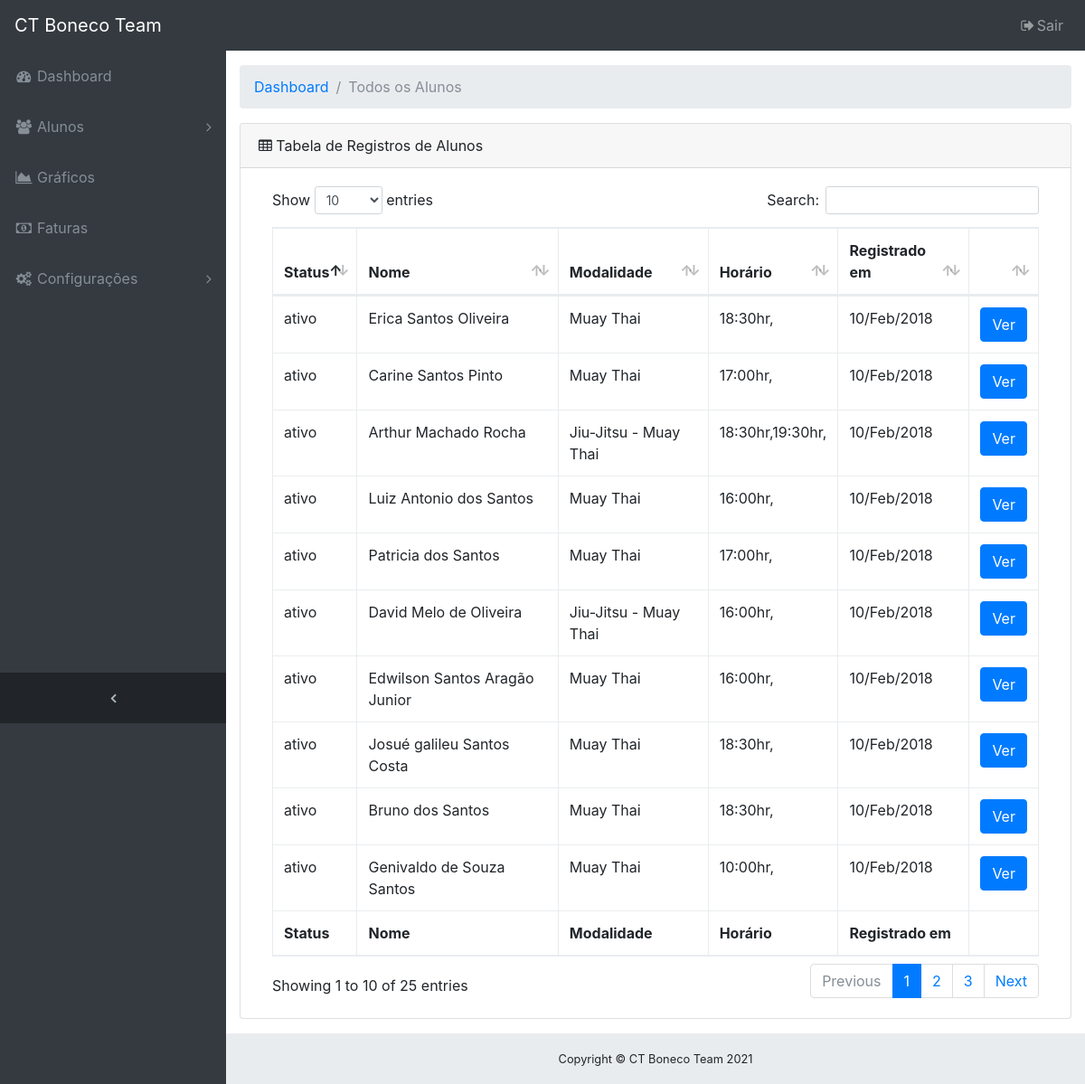
The page /admin/alunos.php (signed in) on the database its author committed.
### tables this page shows
CREATE TABLE `dot_aluno` (
  `id` int(11) NOT NULL,
  `nome` varchar(100) DEFAULT NULL,
  `rg` varchar(100) DEFAULT NULL,
  `data_nasc` date DEFAULT NULL,
  `end` varchar(250) DEFAULT NULL,
  `fone` varchar(15) DEFAULT NULL,
  `mail` varchar(50) DEFAULT NULL,
  `data_cad` date DEFAULT NULL,
  `muay_thai` text,
  `bjj` text,
  `horario` varchar(25) DEFAULT NULL,
  `status` varchar(50) DEFAULT 'ativo',
  `data_venc` text,
  `thumb` varchar(200) DEFAULT NULL,
  `valor_MT` text,
  `valor_Bjj` text
);

### classes/Aluno.class.php (called while the page is built, shortened)
<?php
include_once "Conexao.class.php";
include_once "Funcoes.class.php";
class Aluno{
	private $con;
	public function __construct(){
		$this->con = new Conexao();
	}
	public function querySelectAlu(){
		try{
			$cst = $this->con->conectar()->prepare("SELECT `id`, `nome`, `rg`, `data_nasc`, `end`, `fone`, `mail`, `data_cad`, `muay_thai`, `bjj`, `horario`, `status`, `data_venc`, `thumb`, `valor_MT`, `valor_Bjj` FROM `dot_aluno`");
			$cst->execute();
			return $cst->fetchAll();
		}catch(PDOException $e){
			return 'Error: '.$e->getMessage();
		}
	}
}
?>

### classes/Conexao.class.php (called while the page is built)
<?php
class Conexao{
	private $usuario;
	private $senha;
	private $banco;
	private $servidor;
	private static $pdo;
	public function __construct(){
		$this->servidor = "mysql.webforall.pro";
		$this->banco = "webforall";
		$this->usuario = "webforall";
		$this->senha = "ctb024685CTB";
	}
	public function conectar(){
		try{
			if(is_null(self::$pdo)){
				self::$pdo = new PDO("mysql:host=".$this->servidor.";dbname=".$this->banco, $this->usuario, $this->senha);
			}
			return self::$pdo;
		}catch(PDOException $e){
			echo 'Error: '.$e->getMessage();
		}
	}
}
?>

### classes/Funcoes.class.php (called while the page is built, shortened)
<?php
class Funcoes{
	public function tratarCaracter($vlr, $tipo){
		switch($tipo){
			case 2: $rst = htmlentities($vlr, ENT_QUOTES, "ISO-8859-1"); break;
		}
		return $rst;
	}
	public function base64($vlt, $n){
		switch($n){
			case 1: return base64_encode($vlt); break;
		}
	}
}
?>

### admin/alunos.php (the view, shortened to what this page needs)
<?php
require_once "../classes/Aluno.class.php";
require_once "../classes/Funcoes.class.php";
$objAluno = new Aluno();
$objFc = new Funcoes();
?>
<?php include "header.php"; ?>
  <div class="content-wrapper">
    <div class="container-fluid">
      <ol class="breadcrumb">
        <li class="breadcrumb-item">
          <a href="index.php">Dashboard</a>
        </li>
        <li class="breadcrumb-item active">Todos os Alunos</li>
      </ol>
      <div class="card mb-3">
        <div class="card-header">
          <i class="fa fa-table"></i> Tabela de Registros de Alunos</div>
        <div class="card-body">
          <div class="table-responsive">
            <table class="table table-bordered table-hover" id="dataTable" width="100%" cellspacing="0">
              <thead>
                <tr>
                  <th>Status</th>
                  <th>Nome</th>
                  <th>Modalidade</th>
                  <th>Horário</th>
                  <th>Registrado em</th>
                  <th> </th>
                </tr>
              </thead>
              <tfoot>
                <tr>
                  <th>Status</th>
                  <th>Nome</th>
                  <th>Modalidade</th>
                  <th>Horário</th>
                  <th>Registrado em</th>
                  <th> </th>
                </tr>
              </tfoot>
              <tbody>
                <?php foreach($objAluno->querySelectAlu() as $rst){ ?>
                <tr>
                  <td><?=$objFc->tratarCaracter($rst['status'], 2)?></td>
                  <td><?=$objFc->tratarCaracter($rst['nome'], 2)?></td>
                  <td>
                      <?php
                        $bjj = $rst['bjj'];
                        $muayThai = $rst['muay_thai'];
                        if($bjj == "sim"){
                            echo " Jiu-Jitsu ";
                        }
                        if(($bjj == "sim") && ($muayThai == "sim")){
                            echo " - ";
                        }
                        if($muayThai == "sim"){
                            echo " Muay Thai ";
                        }
                      ?>
                  </td>
                  <td> <?=$objFc->tratarCaracter($rst['horario'], 2)?>
                  </td>
                  <td><?php echo date_format(new DateTime($rst['data_cad']), "d/M/Y");?></td>
                  <td><a href="aluno-ver.php?acao=edit&func=<?=$objFc->base64($rst['id'], 1)?>" class="btn btn-primary btn-block"> Ver </a>
                  </td>
                </tr>
                <?php } ?>
              </tbody>
            </table>
          </div>
        </div>
      </div>
    </div>
    <?php include "footer.php"; ?>

### admin/header.php (shortened to what this page needs)
<!DOCTYPE html>
<html lang="en">
<head>
  <link href="css/custom.css" rel="stylesheet" type="text/css">
  <link href="vendor/bootstrap/css/bootstrap.min.css" rel="stylesheet">
  <link href="vendor/font-awesome/css/font-awesome.min.css" rel="stylesheet" type="text/css">
  <link href="vendor/datatables/dataTables.bootstrap4.css" rel="stylesheet">
  <link href="css/sb-admin.css" rel="stylesheet">
</head>
<body class="fixed-nav sticky-footer bg-dark" id="page-top">
  <nav class="navbar navbar-expand-lg navbar-dark bg-dark fixed-top" id="mainNav">
    <a class="navbar-brand" href="index.php">CT Boneco Team</a>
    <div class="collapse navbar-collapse" id="navbarResponsive">
      <ul class="navbar-nav navbar-sidenav" id="exampleAccordion">
        <li class="nav-item" data-toggle="tooltip" data-placement="right" title="Dashboard">
          <a class="nav-link" href="index.php">
            <i class="fa fa-fw fa-dashboard"></i>
            <span class="nav-link-text">Dashboard</span>
          </a>
        </li>
        <li class="nav-item" data-toggle="tooltip" data-placement="right" title="Alunos">
          <a class="nav-link nav-link-collapse collapsed" data-toggle="collapse" href="#collapseAlunos" data-parent="#exampleAccordion">
            <i class="fa fa-fw fa-users"></i>
            <span class="nav-link-text">Alunos</span>
          </a>
        </li>
        <li class="nav-item" data-toggle="tooltip" data-placement="right" title="Gráficos">
          <a class="nav-link" href="graficos.php">
            <i class="fa fa-fw fa-area-chart"></i>
            <span class="nav-link-text">Gráficos</span>
          </a>
        </li>
        <li class="nav-item" data-toggle="tooltip" data-placement="right" title="Faturas">
          <a class="nav-link" href="faturas.php">
            <i class="fa fa-fw fa-money"></i>
            <span class="nav-link-text">Faturas</span>
          </a>
        </li>
        <li class="nav-item" data-toggle="tooltip" data-placement="right" title="Configurações">
          <a class="nav-link nav-link-collapse collapsed" data-toggle="collapse" href="#collapseConfiguracoes" data-parent="#exampleAccordion">
            <i class="fa fa-fw fa-gears"></i>
            <span class="nav-link-text">Configurações</span>
          </a>
        </li>
      </ul>
      <ul class="navbar-nav sidenav-toggler">
        <li class="nav-item">
          <a class="nav-link text-center" id="sidenavToggler">
            <i class="fa fa-fw fa-angle-left"></i>
          </a>
        </li>
      </ul>
      <ul class="navbar-nav ml-auto">
        <li class="nav-item">
          <a class="nav-link" data-toggle="modal" data-target="#exampleModal">
            <i class="fa fa-fw fa-sign-out"></i>Sair</a>
        </li>
      </ul>
    </div>
  </nav>

### admin/footer.php (shortened to what this page needs)
<footer class="sticky-footer">
      <div class="container">
        <div class="text-center">
          <small>Copyright © CT Boneco Team <?php $ano = date ("Y"); echo $ano ?></small>
        </div>
      </div>
    </footer>
  </div>
</body>
</html>

### css/sb-admin.css (style rules this page uses)
html { position: relative; min-height: 100%; }
body { overflow-x: hidden; }
body.sticky-footer { margin-bottom: 56px; }
body.sticky-footer .content-wrapper { min-height: calc(100vh - 56px - 56px); }
body.fixed-nav { padding-top: 56px; }
.content-wrapper { min-height: calc(100vh - 56px); padding-top: 1rem; }
#mainNav .navbar-collapse { overflow: auto; max-height: 75vh; }
#mainNav .navbar-collapse .navbar-nav .nav-item .nav-link { cursor: pointer; }
#mainNav .navbar-collapse .navbar-sidenav .nav-link-collapse:after { float: right; content: '\f107'; font-family: 'FontAwesome'; }
#mainNav .navbar-collapse .navbar-sidenav .nav-link-collapse.collapsed:after { content: '\f105'; }
#mainNav .navbar-collapse .sidenav-toggler { display: none; }
@media (min-width: 992px) { #mainNav .navbar-brand { width: 250px; } }
@media (min-width: 992px) { #mainNav .navbar-collapse { overflow: visible; max-height: none; } }
@media (min-width: 992px) { #mainNav .navbar-collapse .navbar-sidenav { position: absolute; top: 0; left: 0; overflow-x: hidden; overflow-y: auto; -webkit-flex-direction: column; -ms-flex-direction: column; flex-direction: column; margin-top: 56px; } }
@media (min-width: 992px) { #mainNav .navbar-collapse .navbar-sidenav > .nav-item { width: 250px; padding: 0; } }
@media (min-width: 992px) { #mainNav .navbar-collapse .navbar-sidenav > .nav-item > .nav-link { padding: 1em; } }
#mainNav.fixed-top .sidenav-toggler { display: none; }
@media (min-width: 992px) { #mainNav.fixed-top .navbar-sidenav { height: calc(100vh - 112px); } }
@media (min-width: 992px) { #mainNav.fixed-top .sidenav-toggler { position: absolute; top: 0; left: 0; display: flex; overflow-x: hidden; overflow-y: auto; -webkit-flex-direction: column; -ms-flex-direction: column; flex-direction: column; margin-top: calc(100vh - 56px); } }
@media (min-width: 992px) { #mainNav.fixed-top .sidenav-toggler > .nav-item { width: 250px; padding: 0; } }
@media (min-width: 992px) { #mainNav.fixed-top .sidenav-toggler > .nav-item > .nav-link { padding: 1em; } }
#mainNav.fixed-top.navbar-dark .sidenav-toggler { background-color: #212529; }
#mainNav.fixed-top.navbar-dark .sidenav-toggler a i { color: #adb5bd; }
.content-wrapper { overflow-x: hidden; background: white; }
@media (min-width: 992px) { .content-wrapper { margin-left: 250px; } }
#sidenavToggler i { font-weight: 800; }
#mainNav.navbar-dark .navbar-collapse .navbar-sidenav .nav-link-collapse:after { color: #868e96; }
#mainNav.navbar-dark .navbar-collapse .navbar-sidenav > .nav-item > .nav-link { color: #868e96; }
@media (min-width: 992px) { #mainNav.navbar-dark .navbar-collapse .navbar-sidenav { background: #343a40; } }
footer.sticky-footer { position: absolute; right: 0; bottom: 0; width: 100%; height: 56px; background-color: #e9ecef; line-height: 55px; }
@media (min-width: 992px) { footer.sticky-footer { width: calc(100% - 250px); } }

### rows shown on the page
dot_aluno: status "ativo", nome "Erica Santos Oliveira", muay_thai "Muay Thai", horario "18:30hr,", data_cad "10/Feb/2018"
dot_aluno: status "ativo", nome "Carine Santos Pinto", muay_thai "Muay Thai", horario "17:00hr,", data_cad "10/Feb/2018"
dot_aluno: status "ativo", nome "Arthur Machado Rocha", bjj "Jiu-Jitsu", muay_thai "Muay Thai", horario "18:30hr,19:30hr,", data_cad "10/Feb/2018"
dot_aluno: status "ativo", nome "Luiz Antonio dos Santos", muay_thai "Muay Thai", horario "16:00hr,", data_cad "10/Feb/2018"
dot_aluno: status "ativo", nome "Patricia dos Santos", muay_thai "Muay Thai", horario "17:00hr,", data_cad "10/Feb/2018"
dot_aluno: status "ativo", nome "David Melo de Oliveira", bjj "Jiu-Jitsu", muay_thai "Muay Thai", horario "16:00hr,", data_cad "10/Feb/2018"
dot_aluno: status "ativo", nome "Edwilson Santos Aragão Junior", muay_thai "Muay Thai", horario "16:00hr,", data_cad "10/Feb/2018"
dot_aluno: status "ativo", nome "Josué galileu Santos Costa", muay_thai "Muay Thai", horario "18:30hr,", data_cad "10/Feb/2018"
dot_aluno: status "ativo", nome "Bruno dos Santos", muay_thai "Muay Thai", horario "18:30hr,", data_cad "10/Feb/2018"
dot_aluno: status "ativo", nome "Genivaldo de Souza Santos", muay_thai "Muay Thai", horario "10:00hr,", data_cad "10/Feb/2018"

### other values the page prints
$ano "2021"
